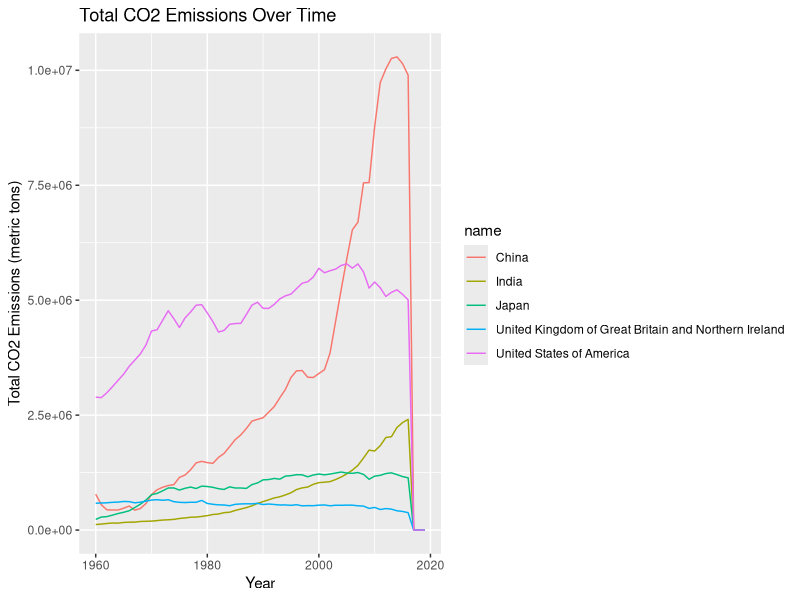
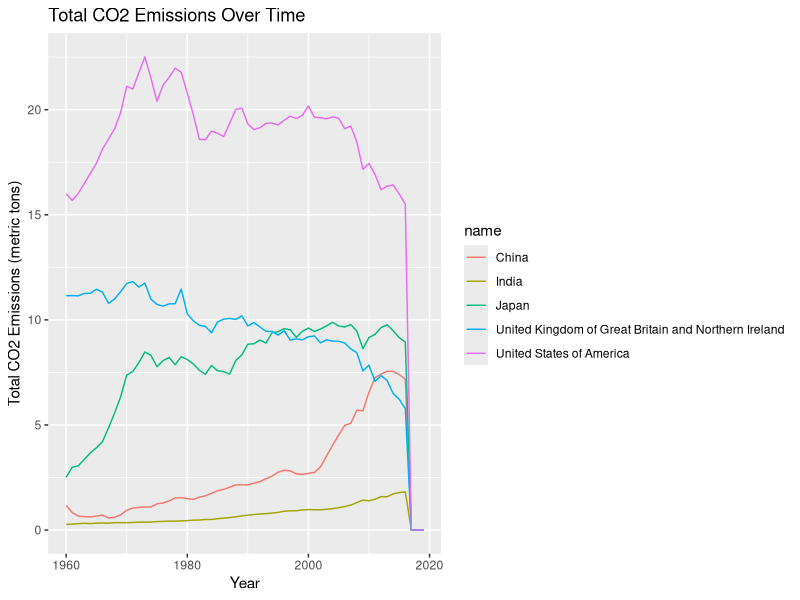
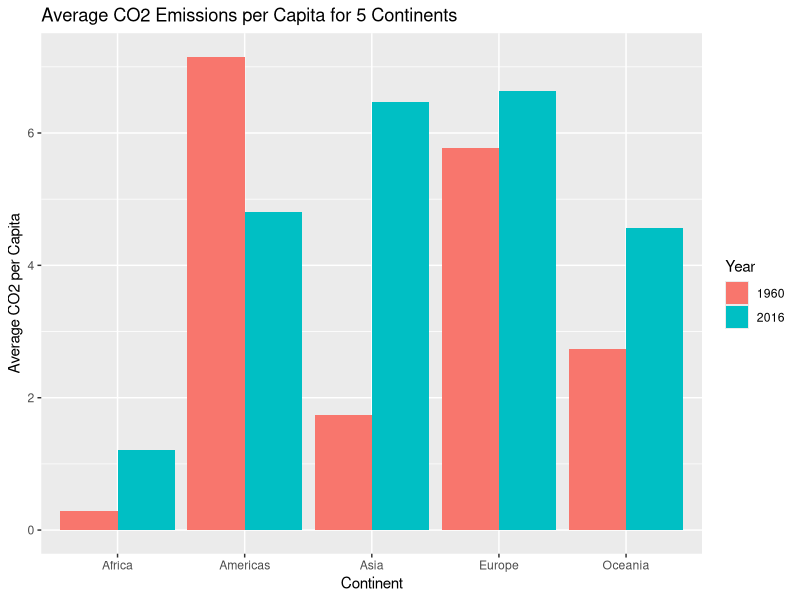
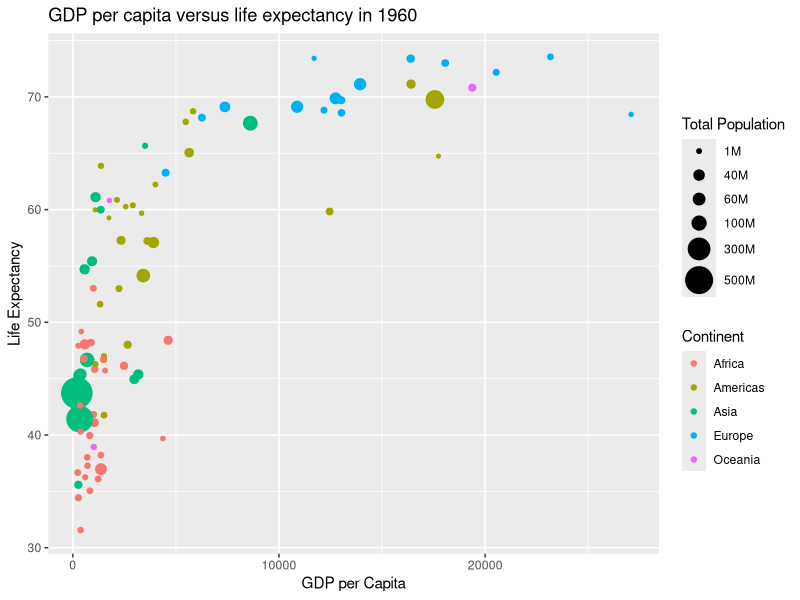
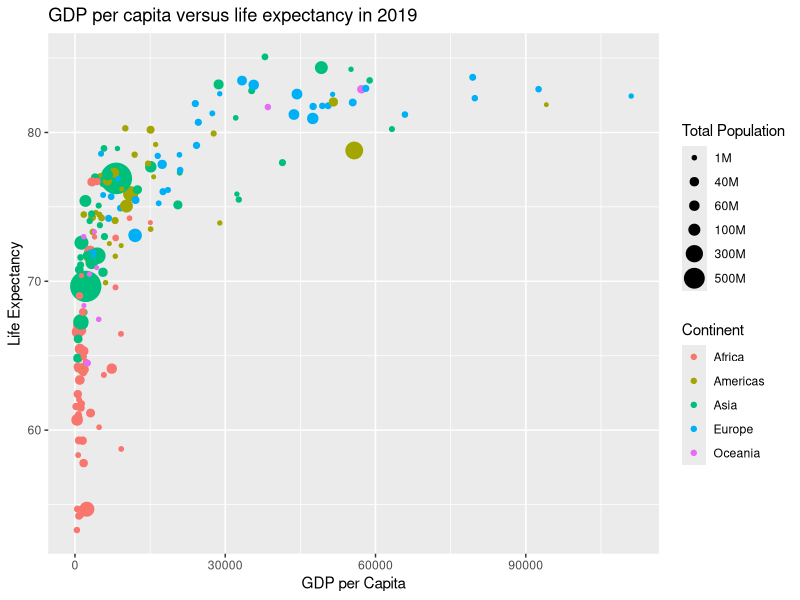
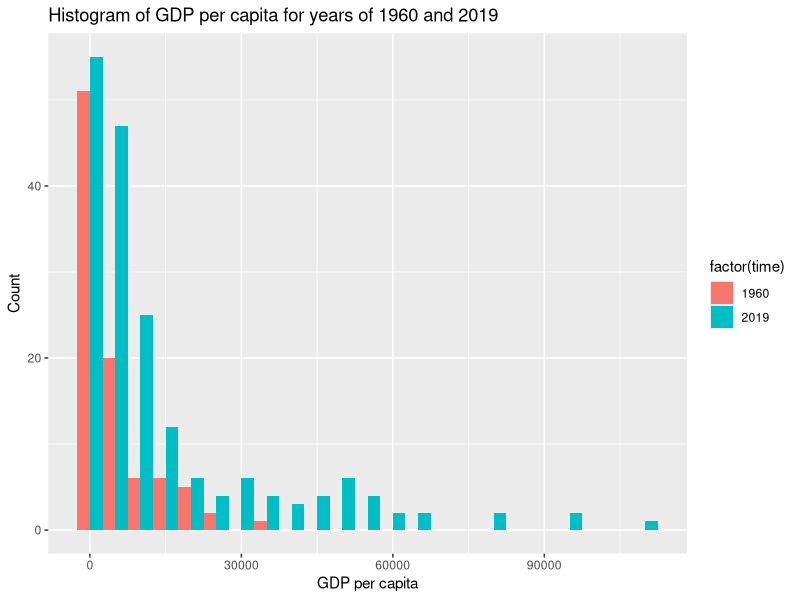

Source code (R) for these figures, in order:
## ---- chunk 1
knitr::opts_chunk$set(echo = TRUE)
library(tidyverse)
library(ggplot2)
getwd()
## ---- chunk 2
data = read_delim('gapminder.csv')
num_row <- nrow(data)
num_row
num_col <- ncol(data)
num_col
few_lines <- head(data, 3)
few_lines
## ---- chunk 3
length_iso3 <- length(unique(data$iso3))
length_iso3
length_iso2 <- length(unique(data$iso2))
length_iso2
length_name <- length(unique(data$name))
length_name
## ---- chunk 4
iso2_name <- data %>% 
  group_by(iso2) %>%
  summarize(name_num = n_distinct(name)) %>% 
  arrange(desc(name_num)) %>% 
  head(5)
iso2_name

na_names <- data %>%
  filter(is.na(iso2)) %>%
  select(iso2, name, iso3) %>% 
  distinct()

na_names
## ---- chunk 5
iso3_name <- data %>% 
  group_by(name) %>%
  summarize(iso_num = n_distinct(iso3)) %>% 
  arrange(desc(iso_num)) %>% 
  head(5)
iso3_name

na_names <- data %>%
  filter(is.na(name)) %>%
  select(iso2, name, iso3) %>% 
  distinct()

na_names
## ---- chunk 6
max_time <- max(data$time, na.rm = TRUE)
max_time
min_time <- min(data$time, na.rm = TRUE)
min_time
## ---- chunk 7
missing_co2 <- data %>%
  filter(!is.na(time)) %>% 
  filter(is.na(co2) | is.na(co2_PC)) %>%
  group_by(time) %>%
  summarize(num_missing = n()) %>% 
  arrange(desc(num_missing)) %>% 
  head(5)

missing_co2
## ---- chunk 8
few_countries <- c('United States of America', 'China', 'India', 'Japan', 'United Kingdom of Great Britain and Northern Ireland')

co2_select <- data %>% 
  filter(name %in% few_countries) %>% 
  group_by(name, time) %>% 
  summarize(co2 = sum(co2, na.rm =TRUE), .groups = 'drop')

ggplot(co2_select, aes(x = time, y = co2, color = name)) + geom_line() + 
  labs(title = "Total CO2 Emissions Over Time", 
       x = "Year", 
       y = "Total CO2 Emissions (metric tons)")
## ---- chunk 9

few_countries <- c('United States of America', 'China', 'India', 'Japan', 'United Kingdom of Great Britain and Northern Ireland')

co2_pc_select <- data %>% 
  filter(name %in% few_countries) %>% 
  group_by(name, time) %>% 
  summarize(co2_PC = sum(co2_PC, na.rm =TRUE), .groups = 'drop')

ggplot(co2_pc_select, aes(x = time, y = co2_PC, color = name)) + geom_line() + 
  labs(title = "Total CO2 Emissions Over Time", 
       x = "Year", 
       y = "Total CO2 Emissions (metric tons)")
## ---- chunk 10
average_region <- data %>% 
  filter(!is.na(region)) %>% 
  filter(time == 2016) %>% 
  group_by(region) %>% 
  summarize(average_co2_pc = mean(co2_PC, na.rm = TRUE))

average_region

## ---- chunk 11
compared_region <- data %>% 
  filter(!is.na(region)) %>% 
  filter(time == 1960 | time == 2016) %>% 
  group_by(region, time) %>% 
  summarize(average_co2_pc = mean(co2_PC, na.rm = TRUE), .groups = 'drop')

region_barplot <- ggplot(compared_region, aes(x = region, y = average_co2_pc, fill = as.factor(time))) +
  geom_bar(stat = "identity", position = position_dodge()) +
  labs(title = "Average CO2 Emissions per Capita for 5 Continents",
       x = "Continent", y = "Average CO2 per Capita") +
  scale_fill_discrete(name = "Year")

region_barplot

## ---- chunk 12

co2_per_2016 <- data %>% 
  filter(!is.na(region), !is.na(co2_PC)) %>% 
  filter(time == 2016) %>% 
  group_by(region, name) %>% 
  summarize(co2_for_country = sum(co2_PC, na.rm = TRUE), .groups = 'drop')

largest_three <- co2_per_2016 %>%
  group_by(region) %>%
  top_n(3, co2_for_country)

largest_three

smallest_three <- co2_per_2016 %>%
  group_by(region) %>%
  top_n(-3, co2_for_country)

smallest_three
## ---- chunk 13

data_1960 <- data %>% 
  filter(time == 1960) %>% 
  drop_na(region, GDP_PC, lifeExpectancy, totalPopulation)
  
ggplot(data_1960, aes(x = GDP_PC, y = lifeExpectancy, size = totalPopulation, color = region)) +
  geom_point()+
  scale_size(range = c(1, 10), breaks = c(1e6, 4e7, 6e7, 1e8, 3e8, 5e8),
             labels = c("1M", "40M", "60M", '100M', '300M', '500M')) +
  labs(title = "GDP per capita versus life expectancy in 1960",
       x = "GDP per Capita",
       y = "Life Expectancy",
       size = "Total Population",
       color = "Continent")
## ---- chunk 14

data_1960 <- data %>% 
  filter(time == 2019) %>% 
  drop_na(region, GDP_PC, lifeExpectancy, totalPopulation)
  
ggplot(data_1960, aes(x = GDP_PC, y = lifeExpectancy, size = totalPopulation, color = region)) +
  geom_point()+
  scale_size(range = c(1, 10), breaks = c(1e6, 4e7, 6e7, 1e8, 3e8, 5e8),
             labels = c("1M", "40M", "60M", '100M', '300M', '500M')) +
  labs(title = "GDP per capita versus life expectancy in 2019",
       x = "GDP per Capita",
       y = "Life Expectancy",
       size = "Total Population",
       color = "Continent")

## ---- chunk 15

avg_life_exp_1960 <- data %>%
  filter(!is.na(region)) %>% 
  filter(time == 1960) %>%
  group_by(region) %>%
  summarise(avg_life_exp = mean(lifeExpectancy, na.rm = TRUE))

avg_life_exp_1960

avg_life_exp_2019 <- data %>%
  filter(!is.na(region)) %>% 
  filter(time == 2019) %>%
  group_by(region) %>%
  summarise(avg_life_exp = mean(lifeExpectancy, na.rm = TRUE))

avg_life_exp_2019
## ---- chunk 16
time_range <- c(1960, 2019)

life_exp_growth <- data %>%
  filter(time %in% time_range) %>%
  group_by(region, name) %>%
  arrange(name, time) %>%
  mutate(prev = lag(lifeExpectancy)) %>%
  filter(!is.na(prev), !is.na(region)) %>%
  summarise(growth_rate = (lifeExpectancy - prev) / prev, .groups = 'drop') %>% 
  group_by(region) %>% 
  summarise(avg_growth_rate = mean(growth_rate)) %>% 
  arrange(avg_growth_rate)

life_exp_growth

## ---- chunk 17
data_1960_2019 <- data %>% 
  filter(time %in% time_range)

ggplot(data_1960_2019, aes(x = GDP_PC, fill = factor(time))) +
  geom_histogram(binwidth = 5000, position = "dodge") +
  labs(title = "Histogram of GDP per capita for years of 1960 and 2019",
       x = "GDP per capita", 
       y = "Count")

## ---- chunk 18
us_rank <- data %>%
  filter(time %in% time_range, !is.na(name), !is.na(lifeExpectancy)) %>%
  group_by(time) %>%
  mutate(rank = rank(desc(lifeExpectancy))) %>% 
  filter(name == "United States of America") %>% 
  select(name, rank)

us_rank
## ---- chunk 19
us_relative_rank <- data %>%
  filter(time %in% time_range, !is.na(name), !is.na(lifeExpectancy)) %>%
  group_by(time) %>%
  mutate(rank = rank(desc(lifeExpectancy)), num_countries = n_distinct(name), relative = rank / num_countries) %>% 
  filter(name == "United States of America") %>% 
  select(name, rank, num_countries, relative)

us_relative_rank

